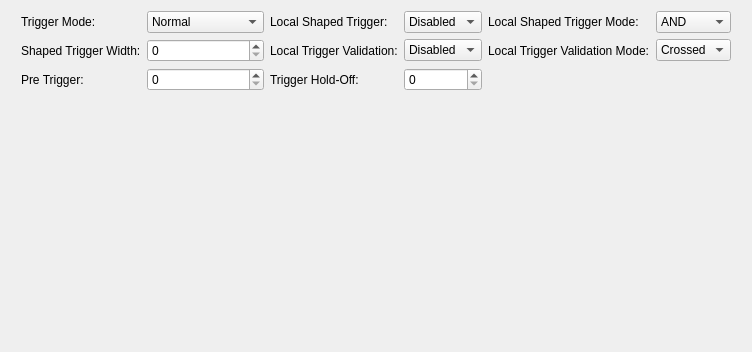
          <widget class="QWidget" name="tabFwTrigger">
           <attribute name="title">
            <string>Trigger</string>
           </attribute>
           <layout class="QVBoxLayout" name="verticalLayout_6">
            <item>
             <layout class="QGridLayout" name="mainTRG" rowstretch="0,0,0" columnstretch="1,2,1,2,1,2">
              <property name="leftMargin">
               <number>10</number>
              </property>
              <property name="rightMargin">
               <number>10</number>
              </property>
              <property name="bottomMargin">
               <number>250</number>
              </property>
              <property name="horizontalSpacing">
               <number>6</number>
              </property>
              <item row="1" column="2">
               <widget class="QLabel" name="localTrgVal">
                <property name="toolTip">
                 <string>&lt;html&gt;&lt;head/&gt;&lt;body&gt;&lt;p&gt;Enable Local Trigger Validation.&lt;/p&gt;&lt;/body&gt;&lt;/html&gt;</string>
                </property>
                <property name="text">
                 <string>Local Trigger Validation:</string>
                </property>
               </widget>
              </item>
              <item row="1" column="5">
               <widget class="QComboBox" name="val_localTrgValMode">
                <item>
                 <property name="text">
                  <string>Crossed</string>
                 </property>
                </item>
                <item>
                 <property name="text">
                  <string>Same</string>
                 </property>
                </item>
                <item>
                 <property name="text">
                  <string>AND</string>
                 </property>
                </item>
                <item>
                 <property name="text">
                  <string>OR</string>
                 </property>
                </item>
               </widget>
              </item>
              <item row="0" column="0">
               <widget class="QLabel" name="trgMode">
                <property name="toolTip">
                 <string>&lt;html&gt;&lt;head/&gt;&lt;body&gt;&lt;p&gt;Trigger Mode.&lt;/p&gt;&lt;/body&gt;&lt;/html&gt;</string>
                </property>
                <property name="text">
                 <string>Trigger Mode:</string>
                </property>
               </widget>
              </item>
              <item row="1" column="1">
               <widget class="QSpinBox" name="val_shapedTrgWidth"/>
              </item>
              <item row="1" column="0">
               <widget class="QLabel" name="shapedTrgWidth">
                <property name="toolTip">
                 <string>&lt;html&gt;&lt;head/&gt;&lt;body&gt;&lt;p&gt;The Shaped Trigger (i.e. Fast Discriminator Output) is a logic signal generated by a channel in correspondence with its local self-trigger. It is used to propagate the trigger to the other channels of the board and to other external boards, as well as to feed the coincidence trigger logic.&lt;/p&gt;&lt;/body&gt;&lt;/html&gt;</string>
                </property>
                <property name="text">
                 <string>Shaped Trigger Width:</string>
                </property>
               </widget>
              </item>
              <item row="0" column="4">
               <widget class="QLabel" name="localShapedTrgMode">
                <property name="toolTip">
                 <string>&lt;html&gt;&lt;head/&gt;&lt;body&gt;&lt;p&gt;Sets how to combine the self-triggers of the channels inside each couple to generate a trigger request to the mother board.&lt;/p&gt;&lt;/body&gt;&lt;/html&gt;</string>
                </property>
                <property name="text">
                 <string>Local Shaped Trigger Mode:</string>
                </property>
               </widget>
              </item>
              <item row="2" column="1">
               <widget class="QSpinBox" name="val_preTrigger">
                <property name="maximum">
                 <number>4092</number>
                </property>
               </widget>
              </item>
              <item row="1" column="3">
               <widget class="QComboBox" name="val_localTrgVal">
                <item>
                 <property name="text">
                  <string>Disabled</string>
                 </property>
                </item>
                <item>
                 <property name="text">
                  <string>Enabled</string>
                 </property>
                </item>
               </widget>
              </item>
              <item row="0" column="3">
               <widget class="QComboBox" name="val_localShapedTrg">
                <item>
                 <property name="text">
                  <string>Disabled</string>
                 </property>
                </item>
                <item>
                 <property name="text">
                  <string>Enabled</string>
                 </property>
                </item>
               </widget>
              </item>
              <item row="0" column="5">
               <widget class="QComboBox" name="val_localShapedTrgMode">
                <item>
                 <property name="text">
                  <string>AND</string>
                 </property>
                </item>
                <item>
                 <property name="text">
                  <string>Even</string>
                 </property>
                </item>
                <item>
                 <property name="text">
                  <string>Odd</string>
                 </property>
                </item>
                <item>
                 <property name="text">
                  <string>OR</string>
                 </property>
                </item>
               </widget>
              </item>
              <item row="1" column="4">
               <widget class="QLabel" name="localTrgValMode">
                <property name="toolTip">
                 <string>&lt;html&gt;&lt;head/&gt;&lt;body&gt;&lt;p&gt;Sets how the trigger validation signal (val) is generated for the two channels inside a couple with respect to the local trigger (trg) or to the validation from motherboard.&lt;/p&gt;&lt;/body&gt;&lt;/html&gt;</string>
                </property>
                <property name="text">
                 <string>Local Trigger Validation Mode:</string>
                </property>
               </widget>
              </item>
              <item row="0" column="1">
               <widget class="QComboBox" name="val_trgMode">
                <property name="toolTip">
                 <string>&lt;html&gt;&lt;head/&gt;&lt;body&gt;&lt;p&gt;Normal mode: each channel self-triggers independently from the other channels. &lt;/p&gt;&lt;p&gt;Coincidence mode: each channel can self-trigger independently from the other channels and it saves the event only when a validation signal occurs within its coincidence window. &lt;/p&gt;&lt;p&gt;Anticoincidence mode: each channel can self-trigger independently from the other channels and it saves the event only when no validation signal occurs within its coincidence window.&lt;/p&gt;&lt;/body&gt;&lt;/html&gt;</string>
                </property>
                <property name="maxVisibleItems">
                 <number>3</number>
                </property>
                <item>
                 <property name="text">
                  <string>Normal</string>
                 </property>
                </item>
                <item>
                 <property name="text">
                  <string>Coincidence</string>
                 </property>
                </item>
                <item>
                 <property name="text">
                  <string>Reserved</string>
                 </property>
                </item>
                <item>
                 <property name="text">
                  <string>Anticoincidence</string>
                 </property>
                </item>
               </widget>
              </item>
              <item row="0" column="2">
               <widget class="QLabel" name="localShapedTrg">
                <property name="toolTip">
                 <string>&lt;html&gt;&lt;head/&gt;&lt;body&gt;&lt;p&gt;Enable Local Shaped Trigger.&lt;/p&gt;&lt;/body&gt;&lt;/html&gt;</string>
                </property>
                <property name="text">
                 <string>Local Shaped Trigger:</string>
                </property>
               </widget>
              </item>
              <item row="2" column="0">
               <widget class="QLabel" name="label_2">
                <property name="toolTip">
                 <string>&lt;html&gt;&lt;head/&gt;&lt;body&gt;&lt;p&gt;The Pre Trigger deﬁnes the number of samples before the trigger in the waveform saved into memory.&lt;/p&gt;&lt;/body&gt;&lt;/html&gt;</string>
                </property>
                <property name="text">
                 <string>Pre Trigger:</string>
                </property>
               </widget>
              </item>
              <item row="2" column="2">
               <widget class="QLabel" name="trgHoldOff">
                <property name="toolTip">
                 <string>&lt;html&gt;&lt;head/&gt;&lt;body&gt;&lt;p&gt;The Trigger Hold-Oﬀ is a logic signal of programmable width generated by the trigger logic in correspondence of the fast discriminator output. Other triggers are inhibited for the overall Trigger Hold-Oﬀ duration.&lt;/p&gt;&lt;/body&gt;&lt;/html&gt;</string>
                </property>
                <property name="text">
                 <string>Trigger Hold-Off:</string>
                </property>
               </widget>
              </item>
              <item row="2" column="3">
               <widget class="QSpinBox" name="val_trgHoldOff"/>
              </item>
             </layout>
            </item>
           </layout>
          </widget>
